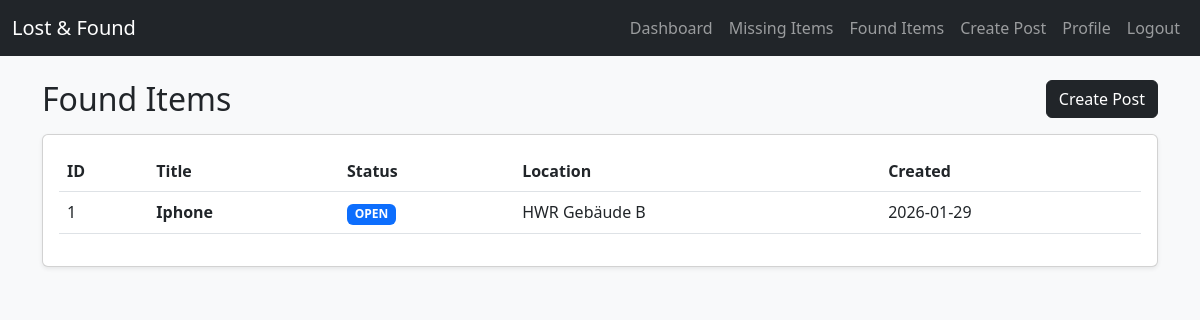
/student/found (signed in), run on the app's committed database.
### db.py (models this page shows)
class ItemPost(db.Model):
    __tablename__ = "item_posts"
    id = db.Column(db.Integer, primary_key=True)
    post_type = db.Column(db.String(10), nullable=False)  # "lost" / "found"
    title = db.Column(db.String(200), nullable=False)
    description = db.Column(db.Text, nullable=False)
    location = db.Column(db.String(200))
    status = db.Column(db.String(20), default="open")  # open/claimed/closed
    created_by = db.Column(db.Integer, db.ForeignKey("users.id"), nullable=False)
    created_at = db.Column(db.DateTime, default=datetime.utcnow)
    creator = db.relationship("User", backref="posts")

### app.py (the view)
@app.route("/student/found")
@login_required
def student_found():
    posts = (
        ItemPost.query.filter_by(post_type="found").order_by(ItemPost.created_at.desc()).all()
    )
    return render_template("student/found.html", posts=posts)

### app.py (called while the page is built)
def login_required(f):
    from functools import wraps
    @wraps(f)
    def wrapper(*args, **kwargs):
        if "user_id" not in session:
            return redirect(url_for("login"))
        return f(*args, **kwargs)
    return wrapper

### templates/student/found.html (shortened to what this page needs)
{% extends 'base.html' %}
{% block content %}
<div class="d-flex justify-content-between align-items-center mb-3">
  <h2 class="mb-0">Found Items</h2>
  <a class="btn btn-dark" href="{{ url_for('student_new_post') }}">Create Post</a>
</div>
<div class="card shadow-sm">
  <div class="card-body">
    {% if posts and posts|length > 0 %}
      <div class="table-responsive">
        <table class="table table-hover align-middle">
          <thead>
            <tr>
              <th>ID</th>
              <th>Title</th>
              <th>Status</th>
              <th>Location</th>
              <th>Created</th>
            </tr>
          </thead>
          <tbody>
            {% for post in posts %}
              <tr>
                <td>{{ post.id }}</td>
                <td class="fw-semibold">{{ post.title }}</td>
                <td>
                  {% if post.status == "open" %}
                    <span class="badge text-bg-primary">OPEN</span>
                  {% elif post.status == "claimed" %}
                    <span class="badge text-bg-info">CLAIMED</span>
                  {% else %}
                    <span class="badge text-bg-secondary">CLOSED</span>
                  {% endif %}
                </td>
                <td>{{ post.location or "-" }}</td>
                <td>{{ post.created_at.strftime("%Y-%m-%d") }}</td>
              </tr>
            {% endfor %}
          </tbody>
        </table>
      </div>
    {% else %}
      <div class="text-center py-4">
        <h6 class="mb-2">No found posts yet</h6>
        <p class="text-muted mb-0">Be the first to create a Found post.</p>
      </div>
    {% endif %}
  </div>
</div>
{% endblock %}

### data on the page
ItemPost: id "1", title "Iphone", status "OPEN", location "HWR Gebäude B", created_at "2026-01-29"
